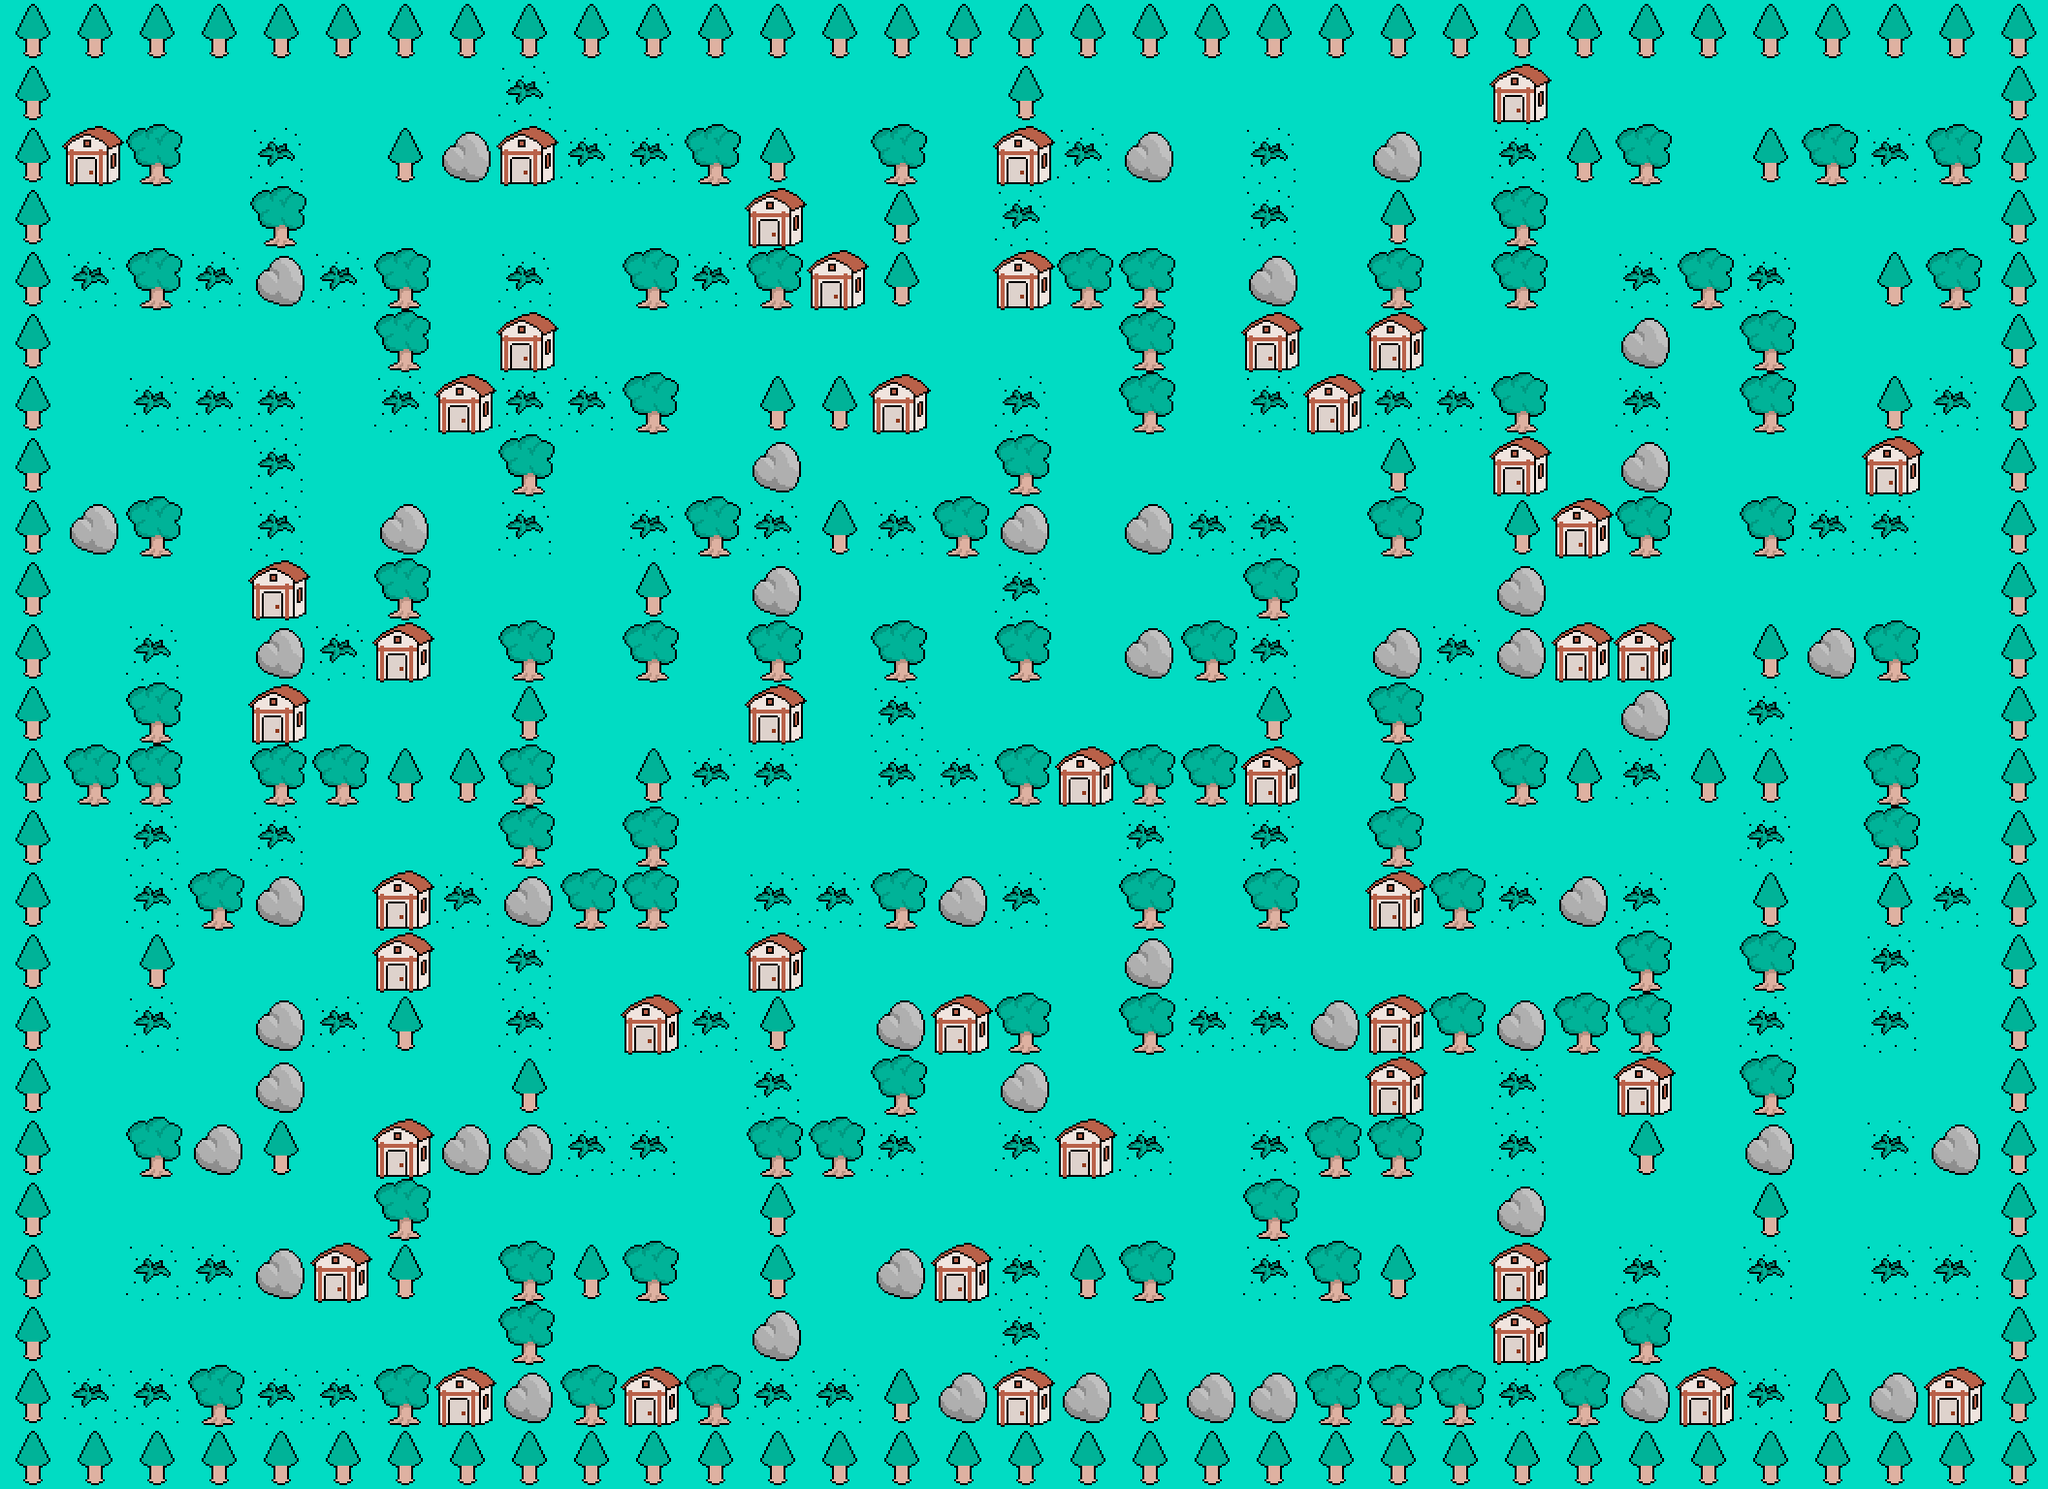

This game map was drawn from its Tiled (.tmx) file and the tilesets committed beside it. A one-line description and the trimmed map source follow:
An orthogonal 33x24 tile map with 64x64 px tiles, 2 tile layers (Tile Layer 1, Tile Layer 2), 2 tilesets.

<map version="1.0" orientation="orthogonal" width="33" height="24" tilewidth="64" tileheight="64">
	<properties>
		<property name="name" value="Blackrock" />
	</properties>
	<tileset firstgid="1" name="graphics" tilewidth="64" tileheight="64">
	<image source="graphics2x-basic.png" width="640" height="1344" />
	</tileset>
	<tileset firstgid="211" name="walls" tilewidth="64" tileheight="64">
		<image source="graphics2x-walls.png" width="128" height="1024" />
	</tileset>
	<layer name="Tile Layer 1" width="33" height="24">
		<data>[792 cells, 792 non-empty, 1 distinct tile ids]</data>
	</layer>
	<layer name="Tile Layer 2" width="33" height="24">
		<data>[792 cells, 792 non-empty, 6 distinct tile ids]</data>
	</layer>
</map>
